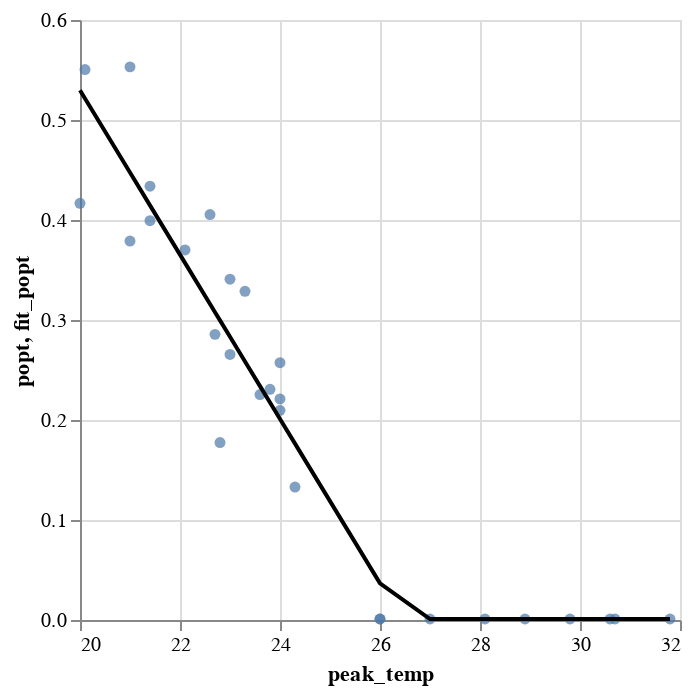

Write notebook code for a chart like this one.
### Code cell
models = init_models()

### Figure 1 — Vega-Lite specification as saved in the notebook (floating-point values rounded to 4 significant figures)
{"config": {"view": {"continuousWidth": 300, "continuousHeight": 300}}, "layer": [{"mark": {"type": "circle"}, "encoding": {"x": {"field": "peak_temp", "scale": {"zero": false}, "type": "quantitative"}, "y": {"field": "popt", "scale": {"zero": false}, "type": "quantitative"}}}, {"mark": {"type": "line"}, "encoding": {"color": {"value": "black"}, "x": {"field": "peak_temp", "scale": {"zero": false}, "type": "quantitative"}, "y": {"field": "fit_popt", "scale": {"zero": false}, "type": "quantitative"}}}], "data": {"name": "data-03e0492dc4188bac747817004d5e9b3e"}, "$schema": "https://vega.github.io/schema/vega-lite/v5.20.1.json", "datasets": {"data-03e0492dc4188bac747817004d5e9b3e": [{"day": 27, "popt": 0.2655, "peak_temp": 23.0, "peak_hour": 13, "fit_popt": 0.2832}, {"day": 12, "popt": 0.5504, "peak_temp": 20.1, "peak_hour": 14, "fit_popt": 0.5215}, {"day": 4, "popt": 0.001, "peak_temp": 28.9, "peak_hour": 14, "fit_popt": 0.0009773}, {"day": 28, "popt": 0.1775, "peak_temp": 22.8, "peak_hour": 13, "fit_popt": 0.2996}, {"day": 7, "popt": 0.4167, "peak_temp": 20.0, "peak_hour": 11, "fit_popt": 0.5297}, {"day": 18, "popt": 0.001, "peak_temp": 30.6, "peak_hour": 13, "fit_popt": 0.001005}, {"day": 20, "popt": 0.4338, "peak_temp": 21.4, "peak_hour": 14, "fit_popt": 0.4147}, {"day": 17, "popt": 0.001, "peak_temp": 29.8, "peak_hour": 13, "fit_popt": 0.0009917}, {"day": 23, "popt": 0.2573, "peak_temp": 24.0, "peak_hour": 11, "fit_popt": 0.201}, {"day": 10, "popt": 0.001, "peak_temp": 27.0, "peak_hour": 12, "fit_popt": 0.0009468}, {"day": 26, "popt": 0.4055, "peak_temp": 22.6, "peak_hour": 11, "fit_popt": 0.316}, {"day": 15, "popt": 0.2254, "peak_temp": 23.6, "peak_hour": 12, "fit_popt": 0.2339}, {"day": 3, "popt": 0.001, "peak_temp": 31.8, "peak_hour": 14, "fit_popt": 0.001024}, {"day": 1, "popt": 0.133, "peak_temp": 24.3, "peak_hour": 14, "fit_popt": 0.1764}, {"day": 19, "popt": 0.3408, "peak_temp": 23.0, "peak_hour": 11, "fit_popt": 0.2832}, {"day": 16, "popt": 0.37, "peak_temp": 22.1, "peak_hour": 14, "fit_popt": 0.3571}, {"day": 2, "popt": 0.001, "peak_temp": 30.7, "peak_hour": 14, "fit_popt": 0.001006}, {"day": 9, "popt": 0.001, "peak_temp": 28.1, "peak_hour": 13, "fit_popt": 0.0009645}, {"day": 25, "popt": 0.2307, "peak_temp": 23.8, "peak_hour": 12, "fit_popt": 0.2174}, {"day": 11, "popt": 0.001, "peak_temp": 26.0, "peak_hour": 12, "fit_popt": 0.03667}, {"day": 22, "popt": 0.221, "peak_temp": 24.0, "peak_hour": 12, "fit_popt": 0.201}, {"day": 14, "popt": 0.2856, "peak_temp": 22.7, "peak_hour": 12, "fit_popt": 0.3078}, {"day": 13, "popt": 0.3993, "peak_temp": 21.4, "peak_hour": 14, "fit_popt": 0.4147}, {"day": 21, "popt": 0.3287, "peak_temp": 23.3, "peak_hour": 14, "fit_popt": 0.2585}, {"day": 5, "popt": 0.5531, "peak_temp": 21.0, "peak_hour": 10, "fit_popt": 0.4475}, {"day": 8, "popt": 0.001, "peak_temp": 26.0, "peak_hour": 13, "fit_popt": 0.03667}, {"day": 6, "popt": 0.3789, "peak_temp": 21.0, "peak_hour": 14, "fit_popt": 0.4475}, {"day": 24, "popt": 0.2096, "peak_temp": 24.0, "peak_hour": 13, "fit_popt": 0.201}]}}
